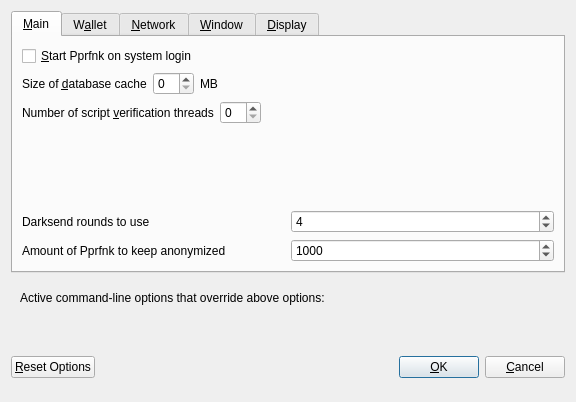
<?xml version="1.0" encoding="UTF-8"?>
<ui version="4.0">
 <class>OptionsDialog</class>
 <widget class="QDialog" name="OptionsDialog">
  <property name="geometry">
   <rect>
    <x>0</x>
    <y>0</y>
    <width>576</width>
    <height>402</height>
   </rect>
  </property>
  <property name="windowTitle">
   <string>Options</string>
  </property>
  <property name="modal">
   <bool>true</bool>
  </property>
  <layout class="QVBoxLayout" name="verticalLayout">
   <item>
    <widget class="QTabWidget" name="tabWidget">
     <property name="currentIndex">
      <number>0</number>
     </property>
     <widget class="QWidget" name="tabMain">
      <attribute name="title">
       <string>&amp;Main</string>
      </attribute>
      <layout class="QVBoxLayout" name="verticalLayout_Main">
       <item>
        <widget class="QCheckBox" name="bitcoinAtStartup">
         <property name="toolTip">
          <string>Automatically start Pprfnk after logging in to the system.</string>
         </property>
         <property name="text">
          <string>&amp;Start Pprfnk on system login</string>
         </property>
        </widget>
       </item>
       <item>
        <layout class="QHBoxLayout" name="horizontalLayout_2_Main">
         <item>
          <widget class="QLabel" name="databaseCacheLabel">
           <property name="text">
            <string>Size of &amp;database cache</string>
           </property>
           <property name="textFormat">
            <enum>Qt::PlainText</enum>
           </property>
           <property name="buddy">
            <cstring>databaseCache</cstring>
           </property>
          </widget>
         </item>
         <item>
          <widget class="QSpinBox" name="databaseCache"/>
         </item>
         <item>
          <widget class="QLabel" name="databaseCacheUnitLabel">
           <property name="text">
            <string>MB</string>
           </property>
           <property name="textFormat">
            <enum>Qt::PlainText</enum>
           </property>
          </widget>
         </item>
         <item>
          <spacer name="horizontalSpacer_2_Main">
           <property name="orientation">
            <enum>Qt::Horizontal</enum>
           </property>
           <property name="sizeHint" stdset="0">
            <size>
             <width>40</width>
             <height>20</height>
            </size>
           </property>
          </spacer>
         </item>
        </layout>
       </item>
       <item>
        <layout class="QHBoxLayout" name="horizontalLayout_3_Main">
         <item>
          <widget class="QLabel" name="threadsScriptVerifLabel">
           <property name="text">
            <string>Number of script &amp;verification threads</string>
           </property>
           <property name="textFormat">
            <enum>Qt::PlainText</enum>
           </property>
           <property name="buddy">
            <cstring>threadsScriptVerif</cstring>
           </property>
          </widget>
         </item>
         <item>
          <widget class="QSpinBox" name="threadsScriptVerif">
           <property name="toolTip">
            <string>(0 = auto, &lt;0 = leave that many cores free)</string>
           </property>
          </widget>
         </item>
         <item>
          <spacer name="horizontalSpacer_3_Main">
           <property name="orientation">
            <enum>Qt::Horizontal</enum>
           </property>
           <property name="sizeHint" stdset="0">
            <size>
             <width>40</width>
             <height>20</height>
            </size>
           </property>
          </spacer>
         </item>
        </layout>
       </item>
       <item>
        <spacer name="verticalSpacer_Main">
         <property name="orientation">
          <enum>Qt::Vertical</enum>
         </property>
         <property name="sizeHint" stdset="0">
          <size>
           <width>20</width>
           <height>40</height>
          </size>
         </property>
        </spacer>
       </item>
       <item>
        <layout class="QHBoxLayout" name="horizontalLayout_4_Main">
         <item>
          <widget class="QLabel" name="label">
           <property name="toolTip">
            <string>This setting determines the amount of individual masternodes that an input will be anonymized through.&lt;br/&gt;More rounds of anonymization gives a higher degree of privacy, but also costs more in fees.</string>
           </property>
           <property name="text">
            <string>Darksend rounds to use</string>
           </property>
          </widget>
         </item>
         <item>
          <widget class="QSpinBox" name="darksendRounds">
           <property name="minimum">
            <number>2</number>
           </property>
           <property name="maximum">
            <number>8</number>
           </property>
           <property name="value">
            <number>4</number>
           </property>
          </widget>
         </item>
        </layout>
       </item>
       <item>
        <layout class="QHBoxLayout" name="horizontalLayout">
         <item>
          <widget class="QLabel" name="label_2">
           <property name="toolTip">
            <string>This amount acts as a threshold to turn off Darksend once it's reached.</string>
           </property>
           <property name="statusTip">
            <string notr="true"/>
           </property>
           <property name="whatsThis">
            <string notr="true"/>
           </property>
           <property name="accessibleName">
            <string notr="true"/>
           </property>
           <property name="accessibleDescription">
            <string notr="true"/>
           </property>
           <property name="text">
            <string>Amount of Pprfnk to keep anonymized</string>
           </property>
          </widget>
         </item>
         <item>
          <widget class="QSpinBox" name="anonymizeDarkcoin">
           <property name="minimum">
            <number>2</number>
           </property>
           <property name="maximum">
            <number>2000</number>
           </property>
           <property name="singleStep">
            <number>10</number>
           </property>
           <property name="value">
            <number>1000</number>
           </property>
          </widget>
         </item>
        </layout>
       </item>
      </layout>
     </widget>
     <widget class="QWidget" name="tabWallet">
      <attribute name="title">
       <string>W&amp;allet</string>
      </attribute>
      <layout class="QVBoxLayout" name="verticalLayout_Wallet">
       <item>
        <widget class="QGroupBox" name="groupBox">
         <property name="title">
          <string>Expert</string>
         </property>
         <layout class="QVBoxLayout" name="verticalLayout_2">
          <item>
           <widget class="QCheckBox" name="coinControlFeatures">
            <property name="toolTip">
             <string>Whether to show coin control features or not.</string>
            </property>
            <property name="text">
             <string>Enable coin &amp;control features</string>
            </property>
           </widget>
          </item>
          <item>
           <widget class="QCheckBox" name="spendZeroConfChange">
            <property name="toolTip">
             <string>If you disable the spending of unconfirmed change, the change from a transaction&lt;br/&gt;cannot be used until that transaction has at least one confirmation.&lt;br/&gt;This also affects how your balance is computed.</string>
            </property>
            <property name="text">
             <string>&amp;Spend unconfirmed change</string>
            </property>
           </widget>
          </item>
         </layout>
        </widget>
       </item>
       <item>
        <spacer name="verticalSpacer_Wallet">
         <property name="orientation">
          <enum>Qt::Vertical</enum>
         </property>
         <property name="sizeHint" stdset="0">
          <size>
           <width>20</width>
           <height>40</height>
          </size>
         </property>
        </spacer>
       </item>
      </layout>
     </widget>
     <widget class="QWidget" name="tabNetwork">
      <attribute name="title">
       <string>&amp;Network</string>
      </attribute>
      <layout class="QVBoxLayout" name="verticalLayout_Network">
       <item>
        <widget class="QCheckBox" name="mapPortUpnp">
         <property name="toolTip">
          <string>Automatically open the Pprfnk client port on the router. This only works when your router supports UPnP and it is enabled.</string>
         </property>
         <property name="text">
          <string>Map port using &amp;UPnP</string>
         </property>
        </widget>
       </item>
       <item>
        <widget class="QCheckBox" name="allowIncoming">
         <property name="toolTip">
          <string>Accept connections from outside</string>
         </property>
         <property name="text">
          <string>Allow incoming connections</string>
         </property>
        </widget>
       </item>
       <item>
        <widget class="QCheckBox" name="connectSocks">
         <property name="toolTip">
          <string>Connect to the Pprfnk network through a SOCKS5 proxy.</string>
         </property>
         <property name="text">
          <string>&amp;Connect through SOCKS5 proxy (default proxy):</string>
         </property>
        </widget>
       </item>
       <item>
        <layout class="QHBoxLayout" name="horizontalLayout_1_Network">
         <item>
          <widget class="QLabel" name="proxyIpLabel">
           <property name="text">
            <string>Proxy &amp;IP:</string>
           </property>
           <property name="textFormat">
            <enum>Qt::PlainText</enum>
           </property>
           <property name="buddy">
            <cstring>proxyIp</cstring>
           </property>
          </widget>
         </item>
         <item>
          <widget class="QValidatedLineEdit" name="proxyIp">
           <property name="minimumSize">
            <size>
             <width>140</width>
             <height>0</height>
            </size>
           </property>
           <property name="maximumSize">
            <size>
             <width>140</width>
             <height>16777215</height>
            </size>
           </property>
           <property name="toolTip">
            <string>IP address of the proxy (e.g. IPv4: 127.0.0.1 / IPv6: ::1)</string>
           </property>
          </widget>
         </item>
         <item>
          <widget class="QLabel" name="proxyPortLabel">
           <property name="text">
            <string>&amp;Port:</string>
           </property>
           <property name="textFormat">
            <enum>Qt::PlainText</enum>
           </property>
           <property name="buddy">
            <cstring>proxyPort</cstring>
           </property>
          </widget>
         </item>
         <item>
          <widget class="QLineEdit" name="proxyPort">
           <property name="minimumSize">
            <size>
             <width>55</width>
             <height>0</height>
            </size>
           </property>
           <property name="maximumSize">
            <size>
             <width>55</width>
             <height>16777215</height>
            </size>
           </property>
           <property name="toolTip">
            <string>Port of the proxy (e.g. 9050)</string>
           </property>
          </widget>
         </item>
         <item>
          <spacer name="horizontalSpacer_1_Network">
           <property name="orientation">
            <enum>Qt::Horizontal</enum>
           </property>
           <property name="sizeHint" stdset="0">
            <size>
             <width>40</width>
             <height>20</height>
            </size>
           </property>
          </spacer>
         </item>
        </layout>
       </item>
       <item>
        <spacer name="verticalSpacer_Network">
         <property name="orientation">
          <enum>Qt::Vertical</enum>
         </property>
         <property name="sizeHint" stdset="0">
          <size>
           <width>20</width>
           <height>40</height>
          </size>
         </property>
        </spacer>
       </item>
      </layout>
     </widget>
     <widget class="QWidget" name="tabWindow">
      <attribute name="title">
       <string>&amp;Window</string>
      </attribute>
      <layout class="QVBoxLayout" name="verticalLayout_Window">
       <item>
        <widget class="QCheckBox" name="minimizeToTray">
         <property name="toolTip">
          <string>Show only a tray icon after minimizing the window.</string>
         </property>
         <property name="text">
          <string>&amp;Minimize to the tray instead of the taskbar</string>
         </property>
        </widget>
       </item>
       <item>
        <widget class="QCheckBox" name="minimizeOnClose">
         <property name="toolTip">
          <string>Minimize instead of exit the application when the window is closed. When this option is enabled, the application will be closed only after selecting Quit in the menu.</string>
         </property>
         <property name="text">
          <string>M&amp;inimize on close</string>
         </property>
        </widget>
       </item>
       <item>
        <spacer name="verticalSpacer_Window">
         <property name="orientation">
          <enum>Qt::Vertical</enum>
         </property>
         <property name="sizeHint" stdset="0">
          <size>
           <width>20</width>
           <height>40</height>
          </size>
         </property>
        </spacer>
       </item>
      </layout>
     </widget>
     <widget class="QWidget" name="tabDisplay">
      <attribute name="title">
       <string>&amp;Display</string>
      </attribute>
      <layout class="QVBoxLayout" name="verticalLayout_Display">
       <item>
        <layout class="QHBoxLayout" name="horizontalLayout_1_Display">
         <item>
          <widget class="QLabel" name="langLabel">
           <property name="text">
            <string>User Interface &amp;language:</string>
           </property>
           <property name="textFormat">
            <enum>Qt::PlainText</enum>
           </property>
           <property name="buddy">
            <cstring>lang</cstring>
           </property>
          </widget>
         </item>
         <item>
          <widget class="QValueComboBox" name="lang">
           <property name="toolTip">
            <string>The user interface language can be set here. This setting will take effect after restarting Pprfnk.</string>
           </property>
          </widget>
         </item>
        </layout>
       </item>
       <item>
        <widget class="QLabel" name="label_3">
         <property name="toolTip">
          <string notr="true"/>
         </property>
         <property name="statusTip">
          <string notr="true"/>
         </property>
         <property name="whatsThis">
          <string notr="true"/>
         </property>
         <property name="accessibleName">
          <string notr="true"/>
         </property>
         <property name="text">
          <string>Language missing or translation incomplete? Help contributing translations here:
https://www.transifex.com/projects/p/pprfnk/</string>
         </property>
         <property name="wordWrap">
          <bool>true</bool>
         </property>
         <property name="openExternalLinks">
          <bool>true</bool>
         </property>
         <property name="textInteractionFlags">
          <set>Qt::TextBrowserInteraction</set>
         </property>
        </widget>
       </item>
       <item>
        <layout class="QHBoxLayout" name="horizontalLayout_4_Display" stretch="0,0">
         <item>
          <widget class="QLabel" name="themeLabel">
           <property name="text">
            <string>User Interface Theme:</string>
           </property>
          </widget>
         </item>
         <item>
          <widget class="QValueComboBox" name="theme"/>
         </item>
        </layout>
       </item>
       <item>
        <widget class="Line" name="line">
         <property name="orientation">
          <enum>Qt::Horizontal</enum>
         </property>
        </widget>
       </item>
       <item>
        <layout class="QHBoxLayout" name="horizontalLayout_2_Display">
         <item>
          <widget class="QLabel" name="unitLabel">
           <property name="text">
            <string>&amp;Unit to show amounts in:</string>
           </property>
           <property name="textFormat">
            <enum>Qt::PlainText</enum>
           </property>
           <property name="buddy">
            <cstring>unit</cstring>
           </property>
          </widget>
         </item>
         <item>
          <widget class="QValueComboBox" name="unit">
           <property name="toolTip">
            <string>Choose the default subdivision unit to show in the interface and when sending coins.</string>
           </property>
          </widget>
         </item>
        </layout>
       </item>
       <item>
        <layout class="QHBoxLayout" name="horizontalLayout_5_Display">
         <item>
          <widget class="QLabel" name="digitsLabel">
           <property name="text">
            <string>Decimal digits</string>
           </property>
          </widget>
         </item>
         <item>
          <widget class="QValueComboBox" name="digits"/>
         </item>
        </layout>
       </item>
       <item>
        <layout class="QHBoxLayout" name="horizontalLayout_3_Display">
         <item>
          <widget class="QLabel" name="thirdPartyTxUrlsLabel">
           <property name="toolTip">
            <string>Third party URLs (e.g. a block explorer) that appear in the transactions tab as context menu items. %s in the URL is replaced by transaction hash. Multiple URLs are separated by vertical bar |.</string>
           </property>
           <property name="text">
            <string>Third party transaction URLs</string>
           </property>
           <property name="buddy">
            <cstring>thirdPartyTxUrls</cstring>
           </property>
          </widget>
         </item>
         <item>
          <widget class="QLineEdit" name="thirdPartyTxUrls">
           <property name="toolTip">
            <string>Third party URLs (e.g. a block explorer) that appear in the transactions tab as context menu items. %s in the URL is replaced by transaction hash. Multiple URLs are separated by vertical bar |.</string>
           </property>
          </widget>
         </item>
        </layout>
       </item>
       <item>
        <spacer name="verticalSpacer">
         <property name="orientation">
          <enum>Qt::Vertical</enum>
         </property>
         <property name="sizeHint" stdset="0">
          <size>
           <width>20</width>
           <height>40</height>
          </size>
         </property>
        </spacer>
       </item>
      </layout>
     </widget>
    </widget>
   </item>
   <item>
    <widget class="QFrame" name="frame">
     <layout class="QVBoxLayout" name="verticalLayout_Bottom">
      <item>
       <layout class="QHBoxLayout" name="horizontalLayout_Bottom">
        <item>
         <widget class="QLabel" name="overriddenByCommandLineInfoLabel">
          <property name="text">
           <string>Active command-line options that override above options:</string>
          </property>
          <property name="textFormat">
           <enum>Qt::PlainText</enum>
          </property>
         </widget>
        </item>
        <item>
         <spacer name="horizontalSpacer_Bottom">
          <property name="orientation">
           <enum>Qt::Horizontal</enum>
          </property>
          <property name="sizeHint" stdset="0">
           <size>
            <width>40</width>
            <height>20</height>
           </size>
          </property>
         </spacer>
        </item>
       </layout>
      </item>
      <item>
       <widget class="QLabel" name="overriddenByCommandLineLabel">
        <property name="text">
         <string/>
        </property>
        <property name="textFormat">
         <enum>Qt::PlainText</enum>
        </property>
        <property name="wordWrap">
         <bool>true</bool>
        </property>
       </widget>
      </item>
     </layout>
    </widget>
   </item>
   <item>
    <layout class="QHBoxLayout" name="horizontalLayout_Buttons">
     <item>
      <widget class="QPushButton" name="resetButton">
       <property name="toolTip">
        <string>Reset all client options to default.</string>
       </property>
       <property name="text">
        <string>&amp;Reset Options</string>
       </property>
       <property name="autoDefault">
        <bool>false</bool>
       </property>
      </widget>
     </item>
     <item>
      <spacer name="horizontalSpacer_1">
       <property name="orientation">
        <enum>Qt::Horizontal</enum>
       </property>
       <property name="sizeHint" stdset="0">
        <size>
         <width>40</width>
         <height>48</height>
        </size>
       </property>
      </spacer>
     </item>
     <item>
      <widget class="QLabel" name="statusLabel">
       <property name="minimumSize">
        <size>
         <width>200</width>
         <height>0</height>
        </size>
       </property>
       <property name="font">
        <font>
         <weight>75</weight>
         <bold>true</bold>
        </font>
       </property>
       <property name="text">
        <string/>
       </property>
       <property name="textFormat">
        <enum>Qt::PlainText</enum>
       </property>
       <property name="wordWrap">
        <bool>true</bool>
       </property>
      </widget>
     </item>
     <item>
      <spacer name="horizontalSpacer_2">
       <property name="orientation">
        <enum>Qt::Horizontal</enum>
       </property>
       <property name="sizeHint" stdset="0">
        <size>
         <width>40</width>
         <height>48</height>
        </size>
       </property>
      </spacer>
     </item>
     <item>
      <widget class="QPushButton" name="okButton">
       <property name="text">
        <string>&amp;OK</string>
       </property>
       <property name="autoDefault">
        <bool>false</bool>
       </property>
       <property name="default">
        <bool>true</bool>
       </property>
      </widget>
     </item>
     <item>
      <widget class="QPushButton" name="cancelButton">
       <property name="text">
        <string>&amp;Cancel</string>
       </property>
       <property name="autoDefault">
        <bool>false</bool>
       </property>
      </widget>
     </item>
    </layout>
   </item>
  </layout>
 </widget>
 <customwidgets>
  <customwidget>
   <class>QValidatedLineEdit</class>
   <extends>QLineEdit</extends>
   <header>qvalidatedlineedit.h</header>
  </customwidget>
  <customwidget>
   <class>QValueComboBox</class>
   <extends>QComboBox</extends>
   <header>qvaluecombobox.h</header>
  </customwidget>
 </customwidgets>
 <resources/>
 <connections/>
</ui>
